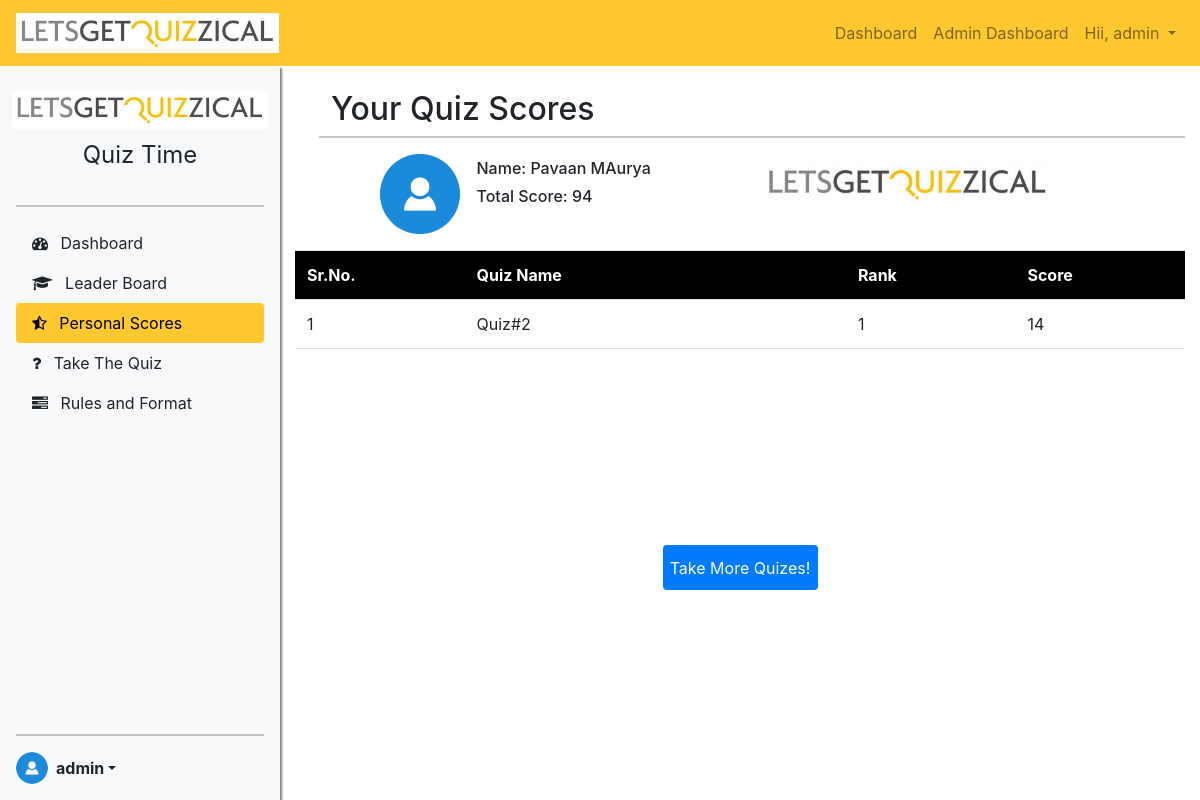
Page /bajajauto/user/personal_scores/ (signed in) on the committed database.
### accounts/models.py (models this page shows, shortened)
class IcoUser(AbstractBaseUser, PermissionsMixin):
    user_id = models.UUIDField(primary_key=True, default = uuid.uuid4, editable=False)
    username = models.CharField(max_length=25, unique=True, null=False)
    avatar = models.ImageField(upload_to="profile/", null=True)
    first_name = models.CharField(max_length=30, blank=False, null=True)
    last_name = models.CharField(max_length=30, blank=False, null=True)
    email = models.EmailField(max_length=50, blank=False, null=False, unique=True)
    phone_no = models.CharField(max_length=10, blank=True, null=True)
    date_joined = models.DateTimeField(auto_now_add=True)
    last_login = models.DateTimeField(verbose_name="last login", auto_now=True)
    is_admin = models.BooleanField(default=False)
    is_staff = models.BooleanField(default=False)
    is_superuser = models.BooleanField(default=False)
    is_active = models.BooleanField(default=True)
    age = models.CharField(max_length=4,null=True)
    gender = models.CharField(max_length=1,null=True)
    total_score = models.BigIntegerField(default=0)
    objects = UserManager()
    USERNAME_FIELD = 'email'
    REQUIRED_FIELDS = ['username']
    class Meta:
        db_table = 'ico_user'

### adminpanel/models.py (models this page shows, shortened)
class Participant(models.Model):
    user = models.ForeignKey(IcoUser, null=True, on_delete=models.CASCADE)
    quiz = models.ForeignKey(Quiz, null=True,on_delete=models.CASCADE)
    score = models.IntegerField(null=False, blank=False, default=0)
    correct = models.IntegerField(default=0)
    incorrect = models.IntegerField(default=0)
    rank = models.IntegerField(null=True, blank=True,)
    last_visited = models.IntegerField(default=0)
    time_appeared = models.DateTimeField(null=True)
    class Meta:
        db_table = 'quiz'

class Quiz(models.Model):
    name = models.CharField(max_length=25, null=True)
    start_time = models.DateTimeField(null=False)
    end_time = models.DateTimeField(null=False)
    def __str__(self) -> str:
        return self.name

### adminpanel/views.py (the view)
# urls.py: path('user/personal_scores/', personal_scores, name='personal_scores'),
@login_required(login_url='/bajajauto/accounts/login/')
def personal_scores(request):
	quizes = Participant.objects.filter(user=request.user).order_by('time_appeared')
	for i in range(len(quizes)):
		quizes[i].srno = i+1
	data = {
		'quizboard': quizes
	}
	return render(request, template_name='personal_scores.html',context=data)

### templates/personal_scores.html (shortened to what this page needs)
{% extends 'base.html' %} {% load static %} {% block head %}
<link
  rel="stylesheet"
  type="text/css"
  href="{% static 'css/leaderboard.css' %}"
/>
{% endblock head %} {% block body %}
<div class="container mb-3">
  <div class="row">
    <div class="col">
      <div class="row mx-4 mt-4">
        <h2>Your Quiz Scores</h2>
        <hr />
      </div>
      <div class="row">
        <div class="col">
          <div class="row justify-content-center">
            <div class="col-md-5">
              <div class="row px-2">
                <div class="col-3">
                  <img
                    src="/static/images/avatar.png"
                    class="img-circle"
                    width="80"
                    alt="User Photo"
                  />
                </div>
                <div class="col-9">
                  <div class="info">
                    <h6 style="text-align: left">
                      Name: {{user.first_name}} {{user.last_name}}
                    </h6>
                    <h6 style="text-align: left">
                      Total Score: {{user.total_score}}
                    </h6>
                  </div>
                </div>
              </div>
            </div>
            <div class="col-md-5 company_logo">
              <img
                src="/static/images/lets_quiz.jpeg"
                class="ico_logo"
                alt="logo"
              />
            </div>
          </div>
        </div>
      </div>
      <div class="tablefixhead mt-3">
        <table class="table table-striped">
          <tr>
            <th id="rank" class="col-4">Sr.No.</th>
            <th id="name" class="col-9">Quiz Name</th>
            <th id="score" class="col-4">Rank</th>
            <th id="score" class="col-4">Score</th>
          </tr>
          {% for quiz in quizboard %}
          <tr>
            <td>{{quiz.srno}}</td>
            <td>{{quiz.quiz}}</td>
            <td>{{quiz.rank}}</td>
            <td>{{quiz.score}}</td>
          </tr>
          {% endfor %}
        </table>
      </div>
      <div class="row">
        <div class="col">
          <div class="quiz">
            <a href="/bajajauto/user/take_quiz/">
              <button class="but2" type="button">Take More Quizes!</button>
            </a>
          </div>
        </div>
      </div>
    </div>
  </div>
</div>
{% endblock body %}

### templates/base.html (shortened to what this page needs)
{% load static %}
<!DOCTYPE html>
<html lang="en">
  <head>
    <link
      href="https://cdn.jsdelivr.net/npm/bootstrap@5.1.3/dist/css/bootstrap.min.css"
      rel="stylesheet"
    />
    <link
      rel="stylesheet"
      href="https://maxcdn.bootstrapcdn.com/bootstrap/4.0.0/css/bootstrap.min.css"
    />
    <link
      rel="stylesheet"
      href="https://cdnjs.cloudflare.com/ajax/libs/font-awesome/4.7.0/css/font-awesome.min.css"
    />
    <link rel="stylesheet" type="text/css" href="{% static 'css/base.css' %}" />
    {% block head %} {% endblock head %}
  </head>
  <body>
    <div class="d-flex main_body">
      <div id="nav-bar">
        <nav
          class="navbar navbar-expand-lg navbar-light py-2 fixed-top ico_navbar"
        >
          <a class="navbar-brand d-flex flex-row" href="/bajajauto/"
            ><img
              src="{% static 'images\lets_quiz.jpeg' %}"
              class="logoimg"
              alt="logo"
            />
          </a>
          <div class="collapse navbar-collapse" id="navbarNav">
            <ul class="navbar-nav ml-auto nav-pills">
              {% if user.is_active %}
              <li class="nav-item">
                <a class="nav-link" href="/bajajauto/user/dashboard/"
                  >Dashboard</a
                >
              </li>
              {% if user.is_admin %}
              <li class="nav-item">
                <a class="nav-link" href="/bajajauto/adminpanel/dashboard/"
                  >Admin Dashboard</a
                >
              </li>
              {% endif %}
              <li class="nav-item dropdown">
                <a
                  class="nav-link dropdown-toggle"
                  href="#"
                  id="navbarDropdown"
                  role="button"
                  data-toggle="dropdown"
                  aria-haspopup="true"
                  aria-expanded="false"
                >
                  Hii, {{user.username }}
                </a>
              </li>
              {% endif %}
            </ul>
          </div>
        </nav>
      </div>
      <div class="ico_sidebar_container" id="ico_nav_sidebar">
        <div class="d-flex flex-column flex-shrink-0 p-3 bg-light ico_sidebar">
          <a
            href="/bajajauto/"
            class="d-flex flex-column align-items-center mb-3 link-dark text-decoration-none"
          >
            <img
              src="{% static 'images/lets_quiz.jpeg' %}"
              class="ico_logo"
              width="auto"
              height="55"
            />
            <span class="fs-4">Quiz Time</span>
          </a>
          <hr />
          <ul class="nav nav-pills flex-column mb-auto">
            <li class="nav-item">
              <a
                href="/bajajauto/user/dashboard/"
                class="nav-link link-dark"
                id="dashboard"
                aria-current="page"
              >
                <span class="bi me-2" width="16" height="16">
                  <i class="fa fa-tachometer" aria-hidden="true"></i>
                </span>
                Dashboard
              </a>
            </li>
            <li class="nav-item">
              <a
                href="/bajajauto/user/leaderboard/0/"
                class="nav-link link-dark"
                id="leaderboard"
                aria-current="page"
              >
                <span class="bi me-2" width="16" height="16">
                  <i class="fa fa-graduation-cap" aria-hidden="true"></i>
                </span>
                Leader Board
              </a>
            </li>
            <li class="nav-item">
              <a
                href="/bajajauto/user/personal_scores/"
                class="nav-link link-dark"
                id="personal_leaderboard"
                aria-current="page"
              >
                <span class="bi me-2" width="16" height="16"
                  ><i class="fa fa-star-half-o" aria-hidden="true"></i>
                </span>
                Personal Scores
              </a>
            </li>
            <li class="nav-item">
              <a
                href="/bajajauto/user/take_quiz/"
                class="nav-link link-dark"
                id="take_quiz"
                aria-current="page"
              >
                <span class="bi me-2" width="16" height="16">
                  <i class="fa fa-question" aria-hidden="true"></i>
                </span>
                Take The Quiz
              </a>
            </li>
            <li class="nav-item">
              <a
                href="/bajajauto/quiz/rules/0/"
                class="nav-link link-dark"
                id="rules"
                aria-current="page"
              >
                <span class="bi me-2" width="16" height="16">
                  <i class="fa fa-tasks" aria-hidden="true"></i>
                </span>
                Rules and Format
              </a>
            </li>
          </ul>
          <hr />
          <div class="dropdown">
            <a
              href="#"
              class="d-flex align-items-center link-dark text-decoration-none dropdown-toggle"
              id="dropdownUser1"
              data-bs-toggle="dropdown"
              aria-expanded="false"
            >
              {% if user.avatar %}
              <img
                src="/media/{{user.avatar}}"
                alt="admin"
                width="32"
                height="32"
                class="rounded-circle me-2"
              />
              {% else %}
              <img
                src="{% static 'images/avatar.png' %}"
                alt="admin"
                width="32"
                height="32"
                class="rounded-circle me-2"
              />
              {% endif %}
              <strong>{{ user.username }}</strong>
            </a>
          </div>
        </div>
      </div>
      <div class="main_content">{% block body %} {% endblock body%}</div>
    </div>
  </body>
</html>

### static/css/base.css (style rules this page uses)
.ico_navbar { background-color: #ffc82f; }
.main_body { display: grid; grid-template-columns: 280px auto; }
.ico_sidebar { width: 280px; height: calc(100vh - 66px); position: fixed; top: 66px; box-shadow: 2px 2px 2px gray; z-index: 1; }
.main_content { display: flex; flex-direction: column; z-index: 1; position: absolute; width: -webkit-fill-available; left: 280px; top: 66px; }
.navbar-brand > img { width: auto; height: 40px; }
.ico_logo { padding: 8px; }
.nav-pills .nav-link.active { background-color: #ffc82f !important; color: black; }

### static/css/leaderboard.css (style rules this page uses)
.info { margin: 5px; }
.tablefixhead { overflow-y: auto; height: 275px; }
.tablefixhead table { width: 100%; table-layout: fixed; border-spacing: 1px; }
.tablefixhead table th { text-align: left; top: 0; position: sticky; background-color: black; color: white !important; }
.quiz { margin: 20px; margin-top: 20px; text-align: center; }
.but2 { background: rgb(0, 123, 255); color: white; border: none; border-radius: 0.25rem; width: 155px; height: 45px; }
.company_logo { justify-content: flex-end; height: auto; }
.company_logo > .ico_logo { height: 60px; }

### rows in the picture
IcoUser: username "admin", first_name "Pavaan", last_name "MAurya", total_score "94"
Participant: srno "1", quiz "Quiz#2", rank "1", score "14"
